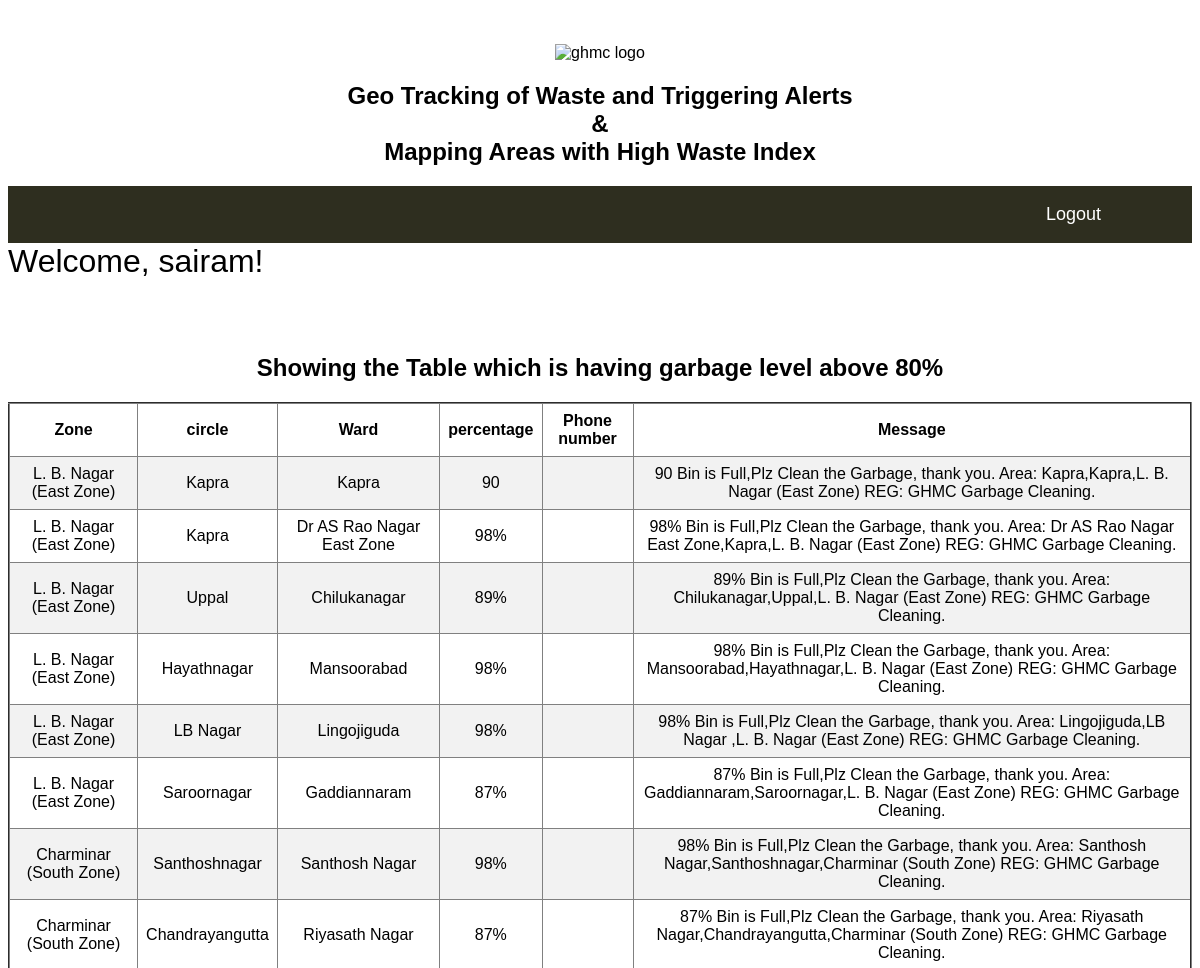
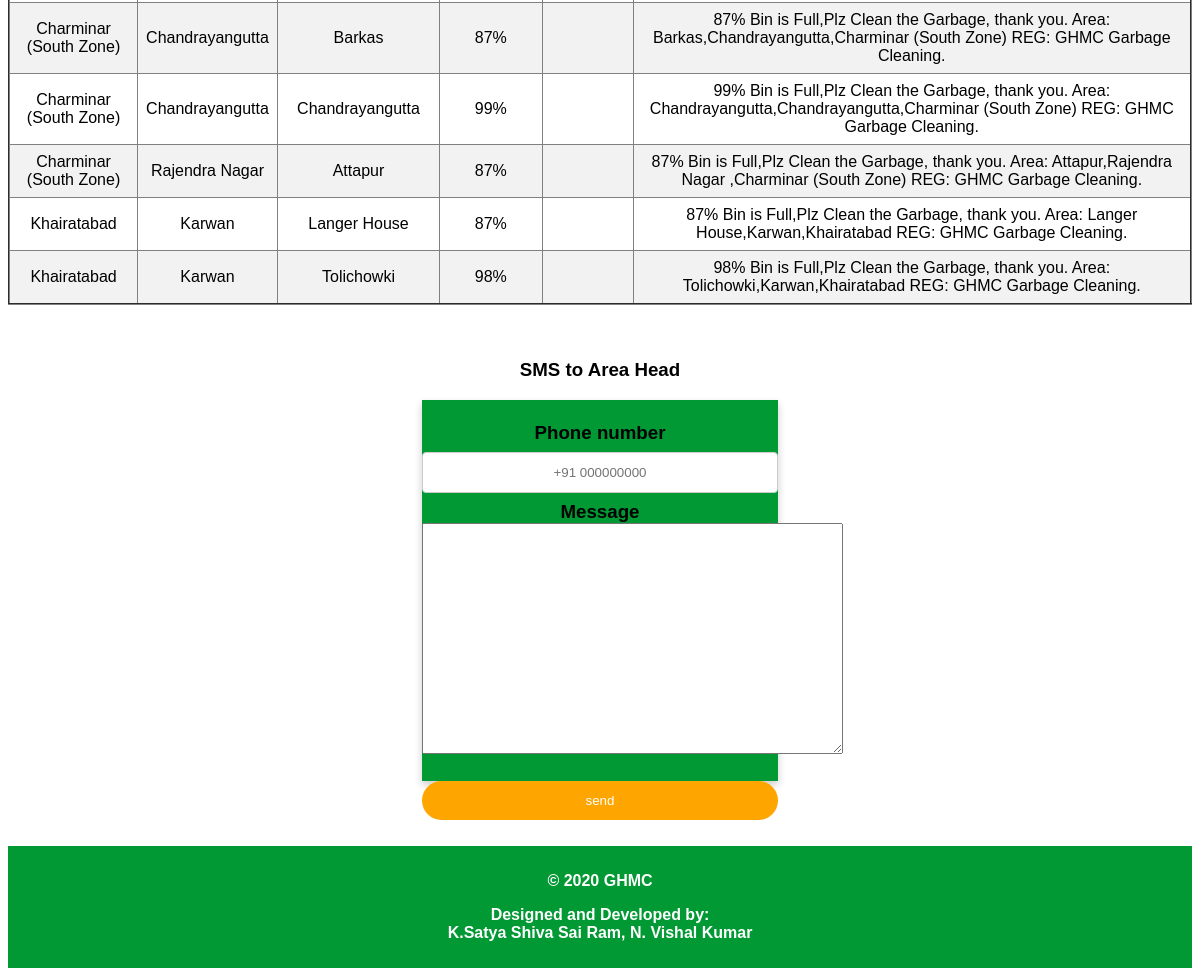
The page /member.php (signed in) on the database its author committed (2 pictures, top to bottom).
### tables this page shows
CREATE TABLE `areas` (
  `zone` text NOT NULL,
  `circle` text NOT NULL,
  `ward` text NOT NULL,
  `per` varchar(10) DEFAULT NULL,
  `id` int(10) DEFAULT NULL,
  `Phoneno` int(10) DEFAULT NULL
);

### member.php (the view, shortened to what this page needs)
<?php
if(!isset($_SESSION["sess_user"])){
    header("location:login.php");
} else {
?>
<!doctype html>
<html>
<head>
</head>
<body>
<header><br><br>
<center> <img src="https://www.ghmc.gov.in/images/ghmc_header.png" alt="ghmc logo"></center></header>
<center><h2>Geo Tracking of Waste and Triggering Alerts <br>& <br> Mapping Areas with High Waste Index</h2></center>
<div class="navbar">
  <a href="elogin.php">Logout</a>
</div>
<font size='6'>Welcome, <?=$_SESSION['sess_user'];?>!</font><br><br>
<br><br>
<center><h2>Showing the Table which is having  garbage level above 80%</h2></center>
<?php
$dbHost     = "localhost";
$dbUsername = "id12623400_ghmc";
$dbPassword = "Abcd@123";
$dbName     = "id12623400_ghmc";
$db = new mysqli($dbHost, $dbUsername, $dbPassword, $dbName);
    $query1= "SELECT *  FROM areas where per > '80%'";
    if($result = mysqli_query($db, $query1)){
        if(mysqli_num_rows($result) > 0){
            echo "<table border='2' width='100%' text-align='center'>";
                echo "<tr>";
                    echo "<th>Zone</th>";
                    echo "<th>circle</th>";
                    echo "<th>Ward</th>";
                    echo "<th>percentage</th>";
                    echo"<th>Phone number</th>";
                    echo"<th>Message</th>";
                echo "</tr>";
            while($row = mysqli_fetch_array($result)){
                echo "<tr><form action=update.php method=post>";
                    echo "<td  align='center'>" . $row['zone'] . "</td>";
                    echo "<td  align='center'>" . $row['circle'] . "</td>";
                    echo "<td  align='center'>" . $row['ward'] . "</td>";
                    echo "<td align='center'>".$row['per']."</td>";
                    echo "<td align='center'>".$row['Phoneno']."</td>";
                    echo "<td align='center'>".$row['per']." Bin is Full,Plz Clean the Garbage, thank you. Area:
                                     " .$row["ward"].",".$row["circle"].",".$row["zone"]." REG: GHMC Garbage Cleaning.</td>";
                echo "</form></tr>";
            }
            echo "</table>";
        } else{
            echo "No records matching your query were found.";
        }
    } else{
        echo "ERROR: Could not able to execute $sql. " . mysqli_error($db);
    }
?>
<br><br><center>
<h3>SMS to Area Head<h3>
<div class="card" style="background-color:#009933">
<br>
<form action="member.php" method="post">
<b>Phone number</b>
<input type="text" name="phonenumber" placeholder="+91 000000000" ><br>
<b>Message</b>
<textarea rows="15" cols="50" name="message"></textarea><br><br>
<td><input type="submit" value="send" name="send"></input>
</div>
</center><br><br>
 <div class="footer">
    <b><center><p>&copy; 2020 GHMC</p></center></b>
  <center><p><b>Designed and Developed by:<br> K.Satya Shiva Sai Ram, N. Vishal Kumar</b></p></center>
 </div>
</body>
</html>
<?php
}
?>

### member.php (style rules this page uses)
* { box-sizing: border-box }
body { font-family: Arial, Helvetica, sans-serif; }
.navbar { width: 100%; background-color: #2e2e1f; overflow: auto; }
.navbar a { float: right; padding: 18px; color: white; text-decoration: none; font-size: 18px; width: 20%; text-align: center; }
header { background: url('https://encrypted-tbn0.gstatic.com/images?q=tbn%3AANd9GcRKdAXfCkLl67bSiQNWDmDaGPED3L9C2fyrCaLC1W9bSaqO8fV3'); }
.footer { position: none; left: 0; bottom: 0; width: 100%; background-color:#009933; color: white; text-align: center; padding: 10px; margin-top: 10px; }
table { border-collapse: collapse; width: 100%; }
th, td { text-align: left; padding: 8px; text-align: center; }
tr:nth-child(even) { background-color: #f2f2f2; }
.card { box-shadow: 0 4px 8px 0 rgba(0,0,0,0.2); transition: 0.3s; width: 30%; }
input[type=text], select { width: 100%; padding: 12px 20px; margin: 8px 0; display: inline-block; border: 1px solid #ccc; border-radius: 4px; box-sizing: border-box; text-align: center; }
input[type=submit] { background-color: orange; color: white; padding: 12px 20px; border: none; border-radius: 50px; cursor: pointer; float: right; width: 100%; text size: 10px; }

### rows shown on the page
areas: zone "L. B. Nagar (East Zone)", circle "Kapra", ward "Kapra", per "90"
areas: zone "L. B. Nagar (East Zone)", circle "Kapra", ward "Dr AS Rao Nagar East Zone", per "98%"
areas: zone "L. B. Nagar (East Zone)", circle "Uppal", ward "Chilukanagar", per "89%"
areas: zone "L. B. Nagar (East Zone)", circle "Hayathnagar", ward "Mansoorabad", per "98%"
areas: zone "L. B. Nagar (East Zone)", circle "LB Nagar", ward "Lingojiguda", per "98%"
areas: zone "L. B. Nagar (East Zone)", circle "Saroornagar", ward "Gaddiannaram", per "87%"
areas: zone "Charminar (South Zone)", circle "Santhoshnagar", ward "Santhosh Nagar", per "98%"
areas: zone "Charminar (South Zone)", circle "Chandrayangutta", ward "Riyasath Nagar", per "87%"
areas: zone "Charminar (South Zone)", circle "Chandrayangutta", ward "Barkas", per "87%"
areas: zone "Charminar (South Zone)", circle "Chandrayangutta", ward "Chandrayangutta", per "99%"
areas: zone "Charminar (South Zone)", circle "Rajendra Nagar", ward "Attapur", per "87%"
areas: zone "Khairatabad", circle "Karwan", ward "Langer House", per "87%"
areas: zone "Khairatabad", circle "Karwan", ward "Tolichowki", per "98%"

### other values the page prints
$_SESSION['sess_user'] "sairam"
